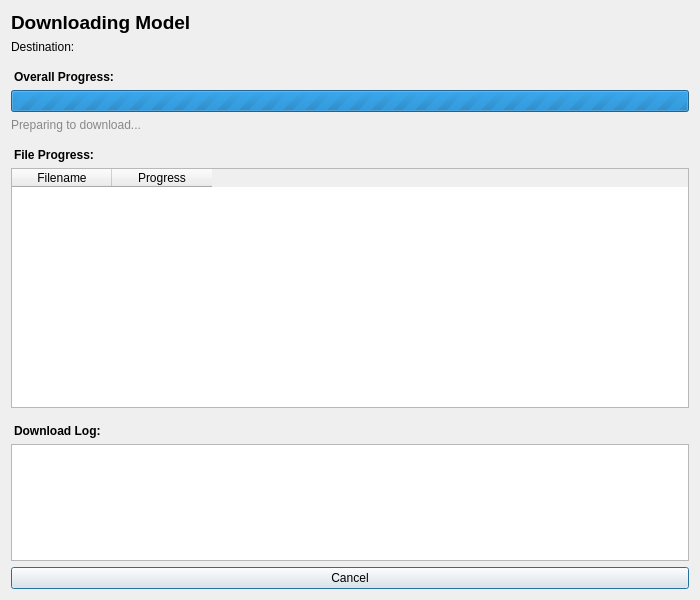
<?xml version="1.0" encoding="UTF-8"?>
<ui version="4.0">
 <class>HuggingFaceDownloadDialog</class>
 <widget class="QDialog" name="HuggingFaceDownloadDialog">
  <property name="geometry">
   <rect>
    <x>0</x>
    <y>0</y>
    <width>700</width>
    <height>600</height>
   </rect>
  </property>
  <property name="windowTitle">
   <string>Downloading Model</string>
  </property>
  <property name="modal">
   <bool>true</bool>
  </property>
  <layout class="QVBoxLayout" name="verticalLayout">
   <item>
    <widget class="QLabel" name="title_label">
     <property name="text">
      <string>Downloading Model</string>
     </property>
     <property name="styleSheet">
      <string>font-size: 14pt; font-weight: bold;</string>
     </property>
    </widget>
   </item>
   <item>
    <widget class="QLabel" name="path_label">
     <property name="text">
      <string>Destination:</string>
     </property>
     <property name="wordWrap">
      <bool>true</bool>
     </property>
    </widget>
   </item>
   <item>
    <widget class="QLabel" name="overall_label">
     <property name="text">
      <string>Overall Progress:</string>
     </property>
     <property name="styleSheet">
      <string>font-weight: bold; margin-top: 10px;</string>
     </property>
    </widget>
   </item>
   <item>
    <widget class="QProgressBar" name="progress_bar">
     <property name="maximum">
      <number>0</number>
     </property>
     <property name="value">
      <number>0</number>
     </property>
     <property name="textVisible">
      <bool>true</bool>
     </property>
     <property name="format">
      <string>Initializing download...</string>
     </property>
    </widget>
   </item>
   <item>
    <widget class="QLabel" name="stats_label">
     <property name="text">
      <string>Preparing to download...</string>
     </property>
     <property name="styleSheet">
      <string>color: #888; font-size: 9pt;</string>
     </property>
    </widget>
   </item>
   <item>
    <widget class="QLabel" name="file_progress_label">
     <property name="text">
      <string>File Progress:</string>
     </property>
     <property name="styleSheet">
      <string>font-weight: bold; margin-top: 10px;</string>
     </property>
    </widget>
   </item>
   <item>
    <widget class="QTableWidget" name="file_table">
     <property name="minimumSize">
      <size>
       <width>0</width>
       <height>240</height>
      </size>
     </property>
     <property name="alternatingRowColors">
      <bool>true</bool>
     </property>
     <property name="selectionMode">
      <enum>QAbstractItemView::NoSelection</enum>
     </property>
     <attribute name="verticalHeaderVisible">
      <bool>false</bool>
     </attribute>
     <attribute name="verticalHeaderDefaultSectionSize">
      <number>24</number>
     </attribute>
     <column>
      <property name="text">
       <string>Filename</string>
      </property>
     </column>
     <column>
      <property name="text">
       <string>Progress</string>
      </property>
     </column>
    </widget>
   </item>
   <item>
    <widget class="QLabel" name="log_label">
     <property name="text">
      <string>Download Log:</string>
     </property>
     <property name="styleSheet">
      <string>font-weight: bold; margin-top: 10px;</string>
     </property>
    </widget>
   </item>
   <item>
    <widget class="QTextEdit" name="log_display">
     <property name="maximumSize">
      <size>
       <width>16777215</width>
       <height>150</height>
      </size>
     </property>
     <property name="readOnly">
      <bool>true</bool>
     </property>
    </widget>
   </item>
   <item>
    <widget class="QPushButton" name="cancel_button">
     <property name="text">
      <string>Cancel</string>
     </property>
    </widget>
   </item>
  </layout>
 </widget>
 <resources/>
 <connections/>
</ui>
